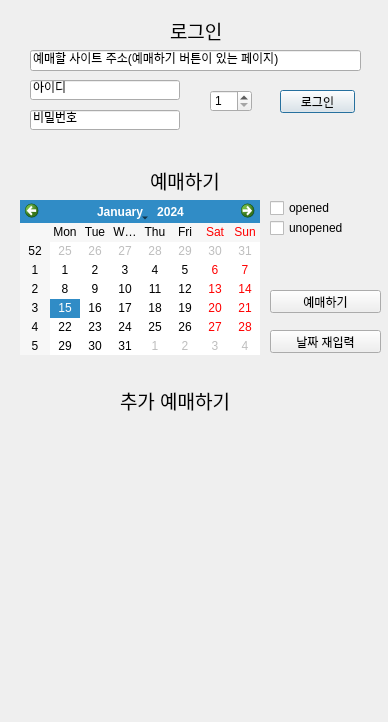
<?xml version="1.0" encoding="UTF-8"?>
<ui version="4.0">
 <class>Dialog</class>
 <widget class="QDialog" name="Dialog">
  <property name="geometry">
   <rect>
    <x>0</x>
    <y>0</y>
    <width>388</width>
    <height>722</height>
   </rect>
  </property>
  <property name="windowTitle">
   <string>Dialog</string>
  </property>
  <widget class="ClickableLineEdit" name="lineEdit_3">
   <property name="geometry">
    <rect>
     <x>30</x>
     <y>110</y>
     <width>150</width>
     <height>20</height>
    </rect>
   </property>
   <property name="text">
    <string>비밀번호</string>
   </property>
  </widget>
  <widget class="QPushButton" name="pushButton">
   <property name="geometry">
    <rect>
     <x>280</x>
     <y>90</y>
     <width>75</width>
     <height>23</height>
    </rect>
   </property>
   <property name="text">
    <string>로그인</string>
   </property>
  </widget>
  <widget class="QSpinBox" name="spinBox">
   <property name="geometry">
    <rect>
     <x>210</x>
     <y>90</y>
     <width>42</width>
     <height>22</height>
    </rect>
   </property>
   <property name="minimum">
    <number>1</number>
   </property>
   <property name="maximum">
    <number>5</number>
   </property>
  </widget>
  <widget class="ClickableLineEdit" name="lineEdit_2">
   <property name="geometry">
    <rect>
     <x>30</x>
     <y>80</y>
     <width>150</width>
     <height>20</height>
    </rect>
   </property>
   <property name="text">
    <string>아이디</string>
   </property>
  </widget>
  <widget class="ClickableLineEdit" name="lineEdit">
   <property name="geometry">
    <rect>
     <x>30</x>
     <y>50</y>
     <width>331</width>
     <height>21</height>
    </rect>
   </property>
   <property name="text">
    <string>예매할 사이트 주소(예매하기 버튼이 있는 페이지)</string>
   </property>
  </widget>
  <widget class="QPushButton" name="pushButton_2">
   <property name="geometry">
    <rect>
     <x>270</x>
     <y>290</y>
     <width>111</width>
     <height>23</height>
    </rect>
   </property>
   <property name="text">
    <string>예매하기</string>
   </property>
  </widget>
  <widget class="QCheckBox" name="checkBox">
   <property name="geometry">
    <rect>
     <x>270</x>
     <y>200</y>
     <width>71</width>
     <height>16</height>
    </rect>
   </property>
   <property name="text">
    <string>opened</string>
   </property>
  </widget>
  <widget class="QCheckBox" name="checkBox_2">
   <property name="geometry">
    <rect>
     <x>270</x>
     <y>220</y>
     <width>81</width>
     <height>16</height>
    </rect>
   </property>
   <property name="text">
    <string>unopened</string>
   </property>
  </widget>
  <widget class="QLabel" name="label">
   <property name="geometry">
    <rect>
     <x>150</x>
     <y>170</y>
     <width>81</width>
     <height>21</height>
    </rect>
   </property>
   <property name="font">
    <font>
     <family>Arial</family>
     <pointsize>14</pointsize>
    </font>
   </property>
   <property name="text">
    <string>예매하기</string>
   </property>
  </widget>
  <widget class="QLabel" name="label_2">
   <property name="geometry">
    <rect>
     <x>170</x>
     <y>20</y>
     <width>61</width>
     <height>21</height>
    </rect>
   </property>
   <property name="font">
    <font>
     <family>Arial</family>
     <pointsize>14</pointsize>
    </font>
   </property>
   <property name="text">
    <string>로그인</string>
   </property>
  </widget>
  <widget class="QCalendarWidget" name="calendarWidget">
   <property name="geometry">
    <rect>
     <x>20</x>
     <y>200</y>
     <width>240</width>
     <height>155</height>
    </rect>
   </property>
  </widget>
  <widget class="QLabel" name="label_3">
   <property name="geometry">
    <rect>
     <x>120</x>
     <y>390</y>
     <width>121</width>
     <height>21</height>
    </rect>
   </property>
   <property name="font">
    <font>
     <family>Arial</family>
     <pointsize>14</pointsize>
    </font>
   </property>
   <property name="text">
    <string>추가 예매하기</string>
   </property>
  </widget>
  <widget class="QPushButton" name="pushButton_3">
   <property name="geometry">
    <rect>
     <x>270</x>
     <y>330</y>
     <width>111</width>
     <height>23</height>
    </rect>
   </property>
   <property name="text">
    <string>날짜 재입력</string>
   </property>
  </widget>
 </widget>
 <customwidgets>
  <customwidget>
   <class>ClickableLineEdit</class>
   <extends>QLineEdit</extends>
   <header>ClickableLineEdit.h</header>
  </customwidget>
 </customwidgets>
 <resources/>
 <connections/>
</ui>
